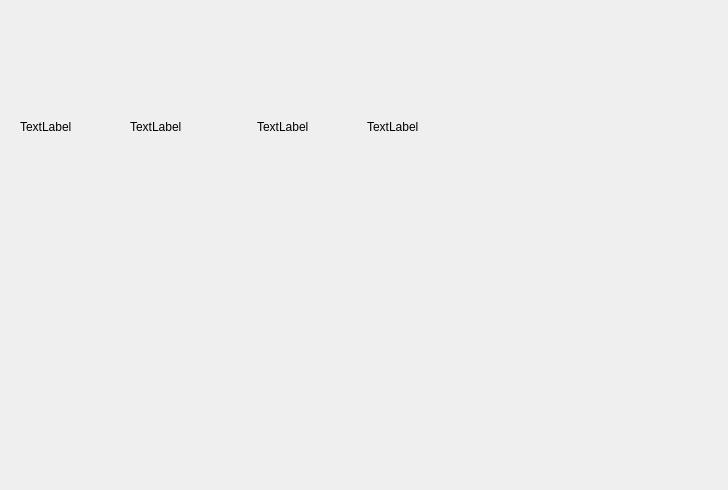
<?xml version="1.0" encoding="UTF-8"?>
<ui version="4.0">
 <class>Form</class>
 <widget class="QWidget" name="Form">
  <property name="geometry">
   <rect>
    <x>0</x>
    <y>0</y>
    <width>728</width>
    <height>490</height>
   </rect>
  </property>
  <property name="sizePolicy">
   <sizepolicy hsizetype="Expanding" vsizetype="Expanding">
    <horstretch>0</horstretch>
    <verstretch>0</verstretch>
   </sizepolicy>
  </property>
  <property name="windowTitle">
   <string>Form</string>
  </property>
  <layout class="QHBoxLayout" name="horizontalLayout_2">
   <item>
    <layout class="QGridLayout" name="gridLayout">
     <item row="0" column="2">
      <widget class="QWidget" name="widget_5" native="true"/>
     </item>
     <item row="0" column="0">
      <widget class="QWidget" name="widget" native="true">
       <layout class="QHBoxLayout" name="horizontalLayout">
        <item>
         <widget class="QLabel" name="label_2">
          <property name="text">
           <string>TextLabel</string>
          </property>
         </widget>
        </item>
        <item>
         <widget class="QLabel" name="label">
          <property name="text">
           <string>TextLabel</string>
          </property>
         </widget>
        </item>
       </layout>
      </widget>
     </item>
     <item row="1" column="1">
      <widget class="QWidget" name="widget_3" native="true"/>
     </item>
     <item row="1" column="0">
      <widget class="QWidget" name="widget_4" native="true"/>
     </item>
     <item row="1" column="2">
      <widget class="QWidget" name="widget_6" native="true"/>
     </item>
     <item row="0" column="1">
      <widget class="QWidget" name="widget_2" native="true">
       <layout class="QHBoxLayout" name="horizontalLayout_3">
        <item>
         <widget class="QLabel" name="label_3">
          <property name="text">
           <string>TextLabel</string>
          </property>
         </widget>
        </item>
        <item>
         <widget class="QLabel" name="label_4">
          <property name="text">
           <string>TextLabel</string>
          </property>
         </widget>
        </item>
       </layout>
      </widget>
     </item>
    </layout>
   </item>
  </layout>
 </widget>
 <resources/>
 <connections/>
</ui>
